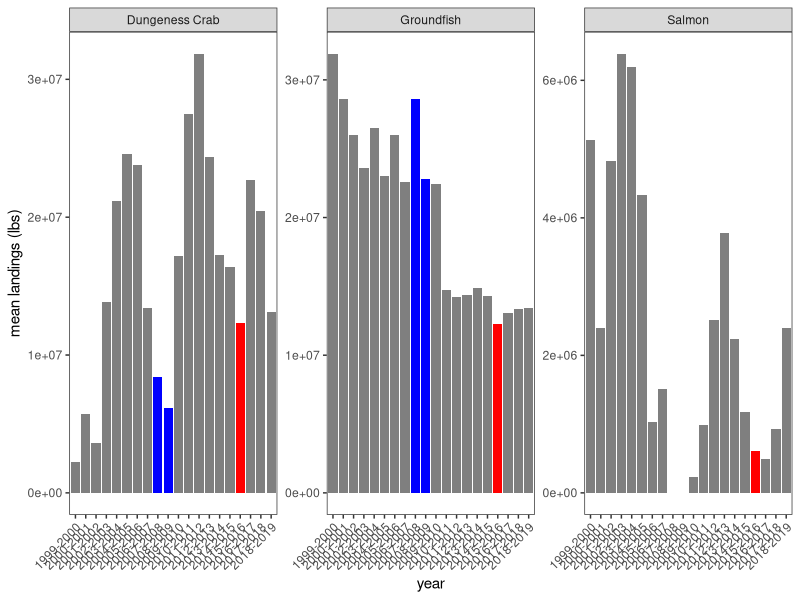

Here is the R script that generated this plot:
library(tidyverse)

# Read in cleaned data with only the fisheries of interest
fishyears <- read.csv("Data/DFW areas/fisheries_year_soi.csv")
fishyears$month <- factor(fishyears$month, levels = c("Nov", "Dec", "Jan", 
                                                      "Feb", "Mar", "Apr", 
                                                      "May", "Jun", "Jul",
                                                      "Aug", "Sep", "Oct"))

# Subset into salmon, dungeness crab, and groundfish --------------------------
cgs <- fishyears %>%
  filter(str_detect(species, "Dover Sole_Thornyhead_Sablefish|Pacific Whiting|Other Groundfish|Dungeness Crab|Salmon")) %>%
  mutate(species = str_replace_all(species, c("Dover Sole_Thornyhead_Sablefish" = "Groundfish",
                                              "Pacific Whiting" = "Groundfish",
                                              "Other Groundfish" = "Groundfish"))) %>%
  group_by(species, area, year, month) %>%
  summarize(landings = sum(landings, na.rm = TRUE))

# Find sum across all areas and all months & add colum with colors for graph
all_cgs <- cgs %>%
  group_by(species, year) %>%
  summarize(landings = sum(landings, na.rm = TRUE)) %>%
  mutate(fill_col = case_when(
    year == "2007-2008" | year == "2008-2009" ~ "blue",
    year == "2015-2016" ~ "red",
    TRUE ~ "grey50"  # all other years
  ))


# Plot mean catch over open & closed years ------------------------------------
closures_plot <- ggplot(all_cgs, aes(x = year, y = landings)) +
  geom_bar(position = "dodge", stat = "identity", fill = all_cgs$fill_col) +
  ylab("mean landings (lbs)") +
  theme_bw() +
  theme(panel.grid.major = element_blank(), panel.grid.minor = element_blank()) +
  theme(axis.text.x = element_text(angle = 45, hjust = 1)) +
  facet_wrap(~species, scale = "free", ncol = 3)

ggsave(filename = "~/Desktop/closures.pdf", 
       plot = closures_plot, width = 400, height = 150, units = "mm", dpi = 300)
